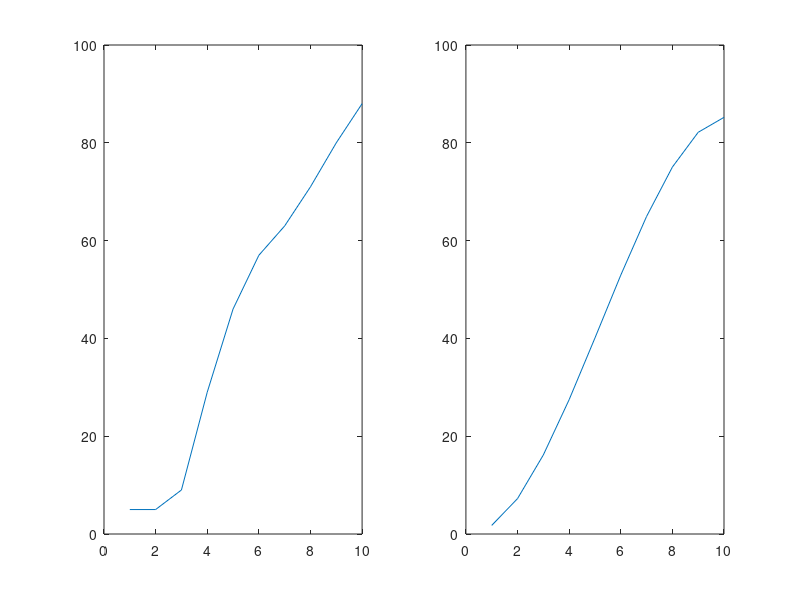

The MATLAB source for this figure:
nums = sort(randi([0 100],1,10));
x = 1: length(nums);

coeff = polyfit(x,nums,3);
y = polyval(coeff,x)
figure();
subplot(1,2,1);
plot(x,nums);
subplot(1,2,2);
plot(x,y);
